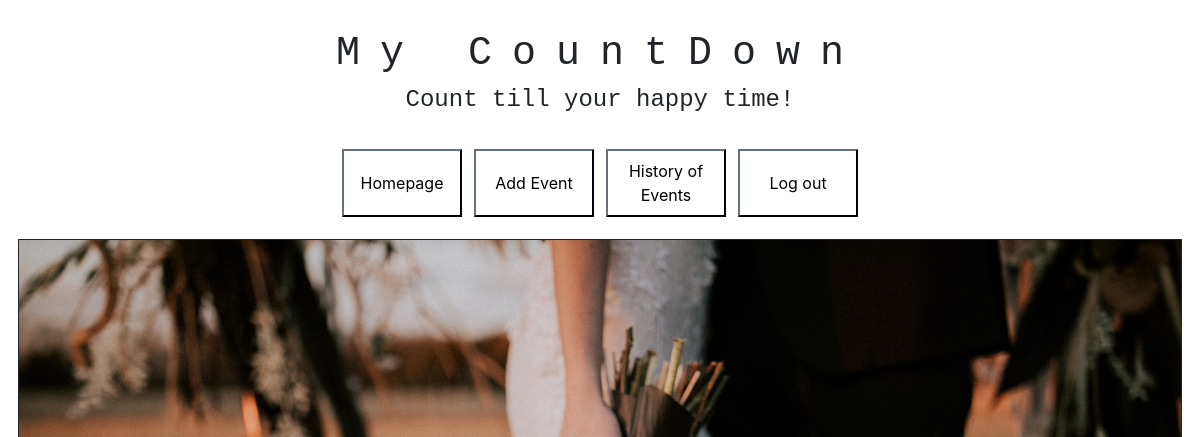
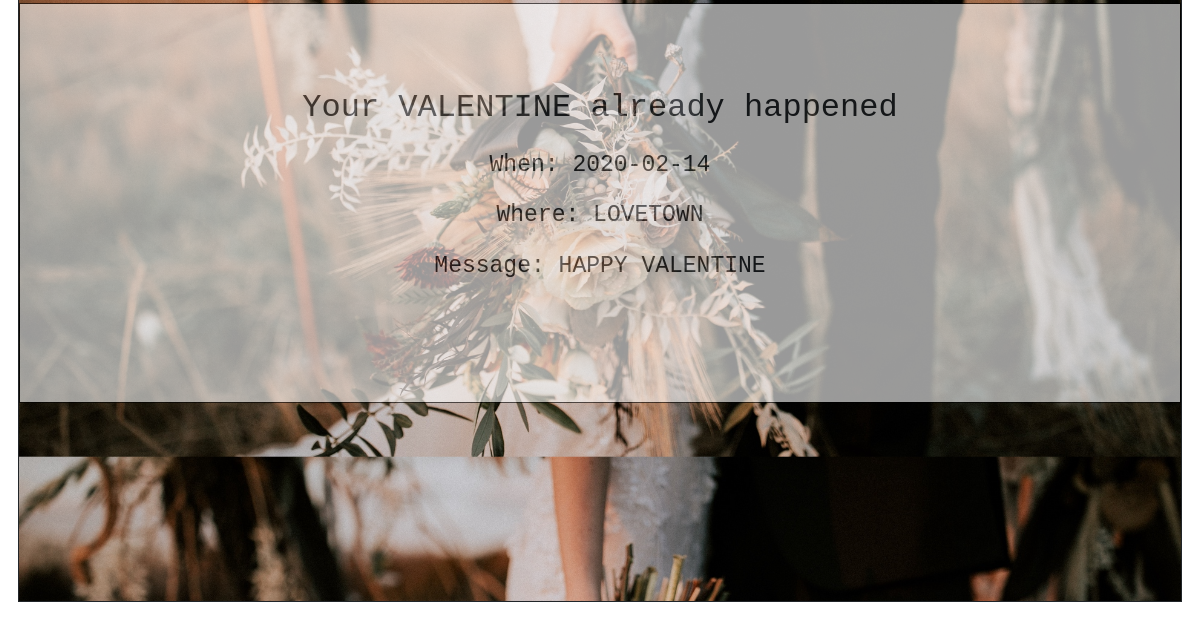
Page /history (signed in) on the earlier database version (2 pictures, top to bottom).
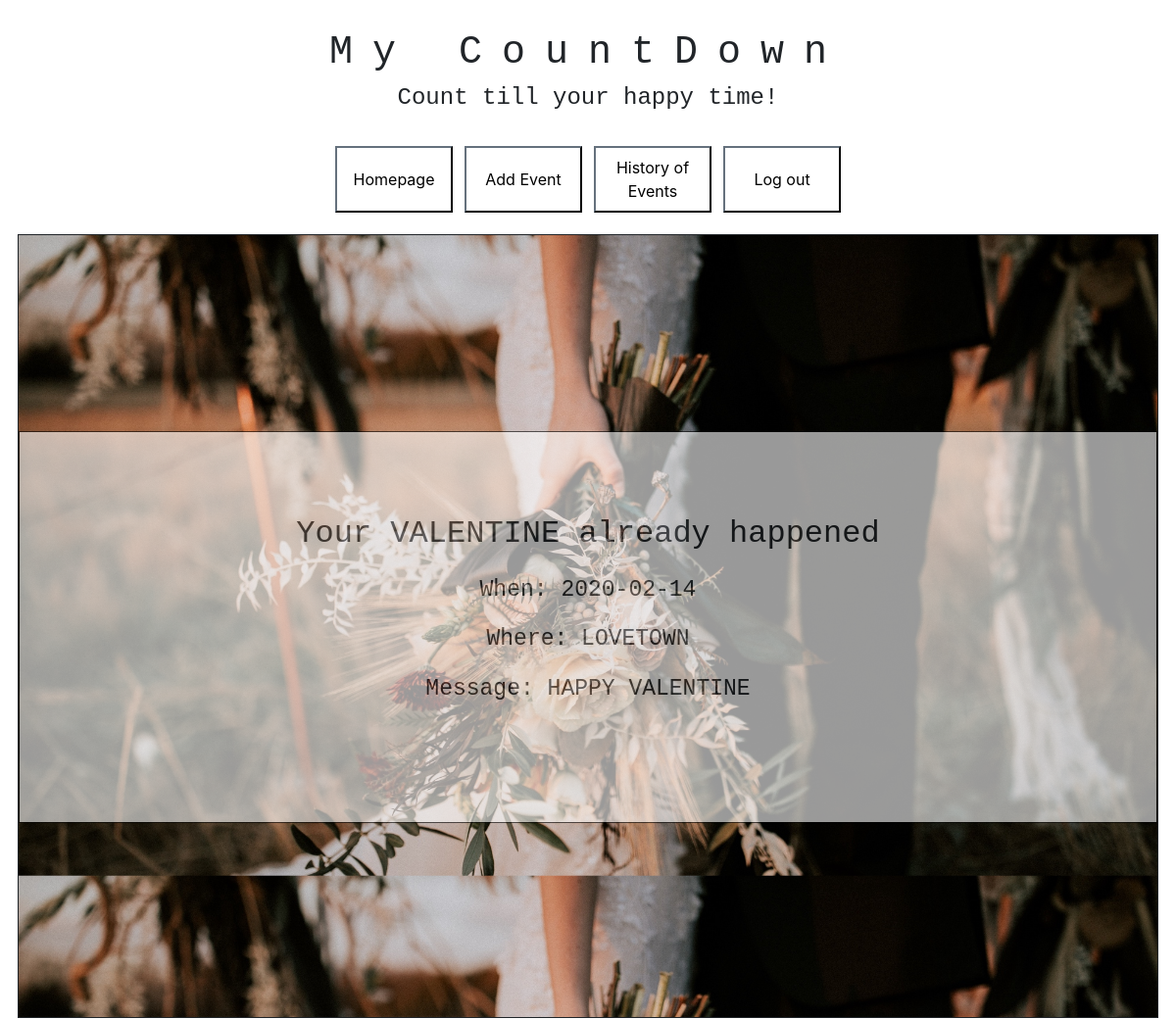
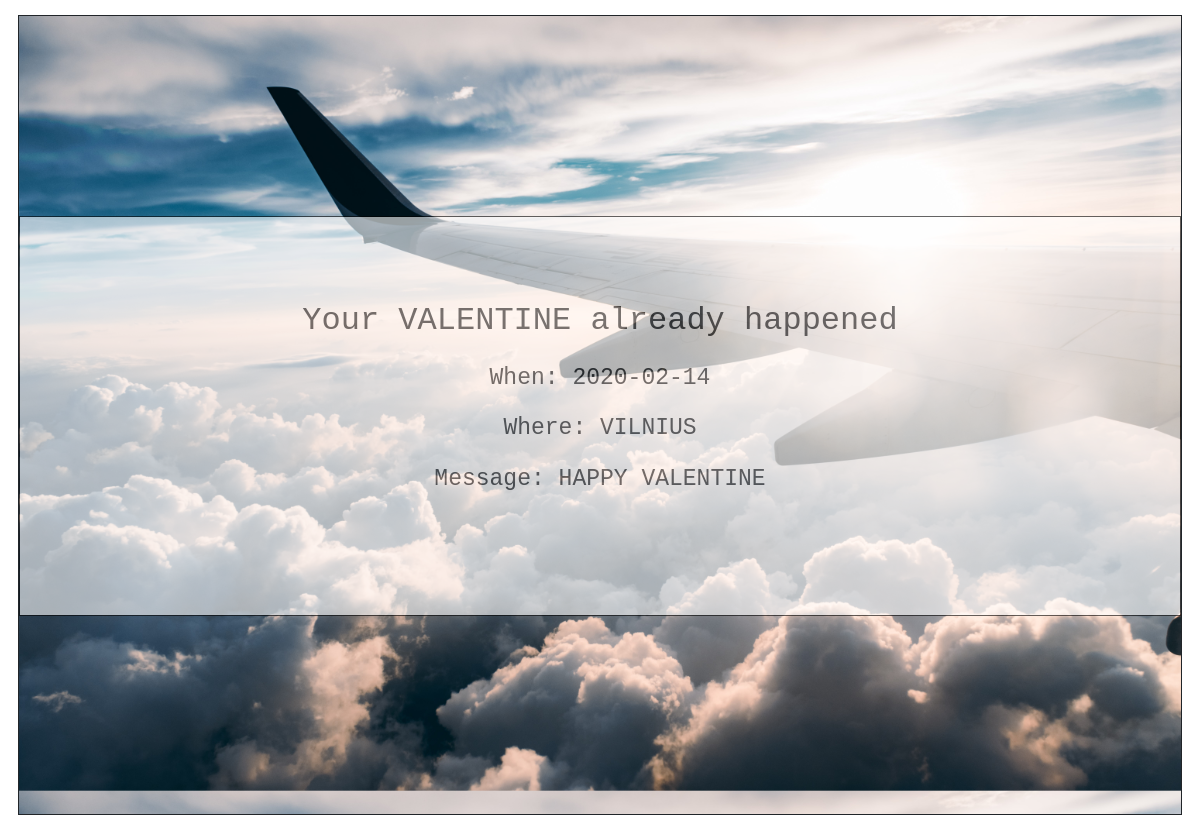
Same page on the later database version (2 pictures, top to bottom).
### tables this page shows
CREATE TABLE events (person_id INTEGER NOT NULL, event_id INTEGER NOT NULL PRIMARY KEY AUTOINCREMENT UNIQUE, title TEXT NOT NULL, message TEXT, date TEXT NOT NULL, location TEXT, theme TEXT NOT NULL, FOREIGN KEY(person_id) REFERENCES users(id));

CREATE TABLE themes (theme_id INTEGER NOT NULL PRIMARY KEY AUTOINCREMENT UNIQUE, name TEXT NOT NULL, link TEXT NOT NULL);

### app.py (the view)
@app.route("/history")
@login_required
def history_page():
    person_id = session["user_id"]
    cur = get_cursor()
    today = date.today()
    cur.execute("SELECT title, message, date, location, link FROM events JOIN themes ON events.theme = themes.theme_id WHERE events.date < :today ORDER BY date", {"today": today, "person_id":person_id})
    rows = cur.fetchall()
    return render_template("history.html", rows=rows)

### app.py (called while the page is built)
@app.after_request
def after_request(response):
    response.headers["Cache-Control"] = "no-cache, no-store, must-revalidate"
    response.headers["Expires"] = 0
    response.headers["Pragma"] = "no-cache"
    return response

def login_required(f):
    @wraps(f)
    def decorated_function(*args, **kwargs):
        if session.get("user_id") is None:
            return redirect("/form/login")
        return f(*args, **kwargs)
    return decorated_function

def get_cursor():
    db = sqlite3.connect("countdown.db")
    cur = db.cursor()
    return cur

### templates/history.html (shortened to what this page needs)
{% extends "layout.html" %}
{% block main %}
<p>
    {% if rows %}
        {% for row in rows %}
            <p id="date">
                <div class="center" style='background-image: url("{{row[4]}}")'>
                    <div class="transbox">
                        <p class="first">Your {{row[0]}} already happened</p>
                        <p>When: {{row[2]}}</p>
                        <p>Where: {{row[3]}}</p>
                        <p>Message: {{row[1]}}</p>
                    </div>
                </div>
        {% endfor %}
    {% else %}
        <p id="hometext" class="text-center">
            Welcome to CountDown!<br> You do not have past events.<br> Add events, count time and come here to remember all the activities you had.
        </p>
    {% endif %}
</p>
{% endblock %}

### templates/layout.html (shortened to what this page needs)
<!DOCTYPE html>
<html lang="en">
    <head>
        <link rel="stylesheet" href="https://maxcdn.bootstrapcdn.com/bootstrap/4.4.1/css/bootstrap.min.css">
        <link href="/static/styles.css" rel="stylesheet">
    </head>
    <body>
        {% if session.user_id %}
            <h1>My CountDown</h1>
            <h4>Count till your happy time!</h4>
            <div class="d-flex justify-content-center">
                <button type="button" id="menu" class="p-2 bd-highlight" onclick='window.location.href = "/";'>Homepage</button>
                <button type="button" id="menu" class="p-2 bd-highlight" onclick='window.location.href = "/form/add-event";'>Add Event</button>
                <button type="button" id="menu" class="p-2 bd-highlight" onclick='window.location.href = "/history";'>History of Events</button>
                <button type="button" id="menu" class="p-2 bd-highlight" onclick='window.location.href = "/logout";'>Log out</button>
            </div>
        {% endif %}
        <main>
        {% block main %}{% endblock %}
        </main>
    </body>
</html>

### static/styles.css (style rules this page uses)
h1 { text-align: center; letter-spacing: 20px; color: #212529; padding-top: 30px; font-family: Monospace; }
h4 { text-align: center; color: #212529; padding-bottom: 20px; font-family: Monospace; }
#menu { background-color: white; border-color:#212529; margin:0.5%; width: 10%; }
button { background-color: white; border-color:#212529; margin:1%; width: 96%; }
::placeholder { color: #212529; }
p { text-align: center; justify-content: center; font-size: 23px; font-family: Monospace; }
p.first { text-align: center; justify-content: center; margin-top:80px; font-size: 32px; font-family: Monospace; }
.center { margin: auto; width: 97%; height: 800px; border: 1px solid #212529; text-align: center; background-size: 100%; }
div.transbox { background-color: #ffffff; border: 1px solid black; opacity: 0.6; height: 400px; margin-top:200px; }

Differences in the rows shown:
added events: link (picture), title "VALENTINE", date "2020-02-14", location "VILNIUS", message "HAPPY VALENTINE"
